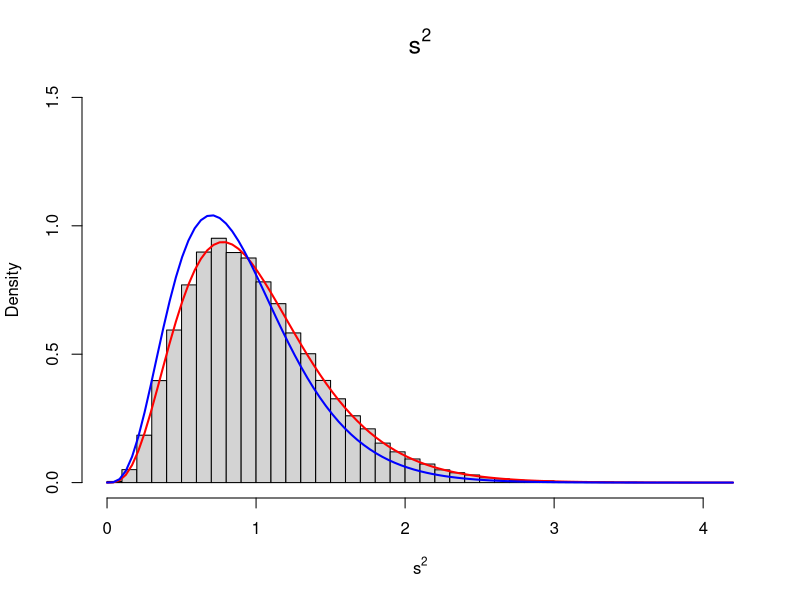

The R source for this figure:
library("ggplot2")

set.seed(140898)

R <- 60000
n <- 10
sigma <- 1

samples <- array(0, c(1, R, n))
for (i in 1:R){
  samples[1, i, ] <- rnorm(n, 0, 1)
}
samples_stat <- array(0, c(1, 2, R))
samples_stat[1, 1, ] <- apply(samples[1, , ], 1, mean)
samples_stat[1, 2, ] <- apply(samples[1, , ], 1, var)

par (mfrow=c(1,1), oma=c(0,0,0,0))

hist(samples_stat[1, 2, ], breaks= 40, probability = TRUE, 
     xlab=expression(s^2), main= bquote(s^2), cex.main=1.5, ylim = c(0, 1.5))
# s^2
curve(((n-1)/sigma^2) * dchisq(x * ((n-1)/sigma^2), df = n - 1),
      add = TRUE, col="red", lwd=2, main="N(0,1)")
# sb^2    
curve(((n)/sigma^2) * dchisq(x * ((n)/sigma^2), df = n - 1),
      add = TRUE, col="blue", lwd=2, main="N(0,1)")
